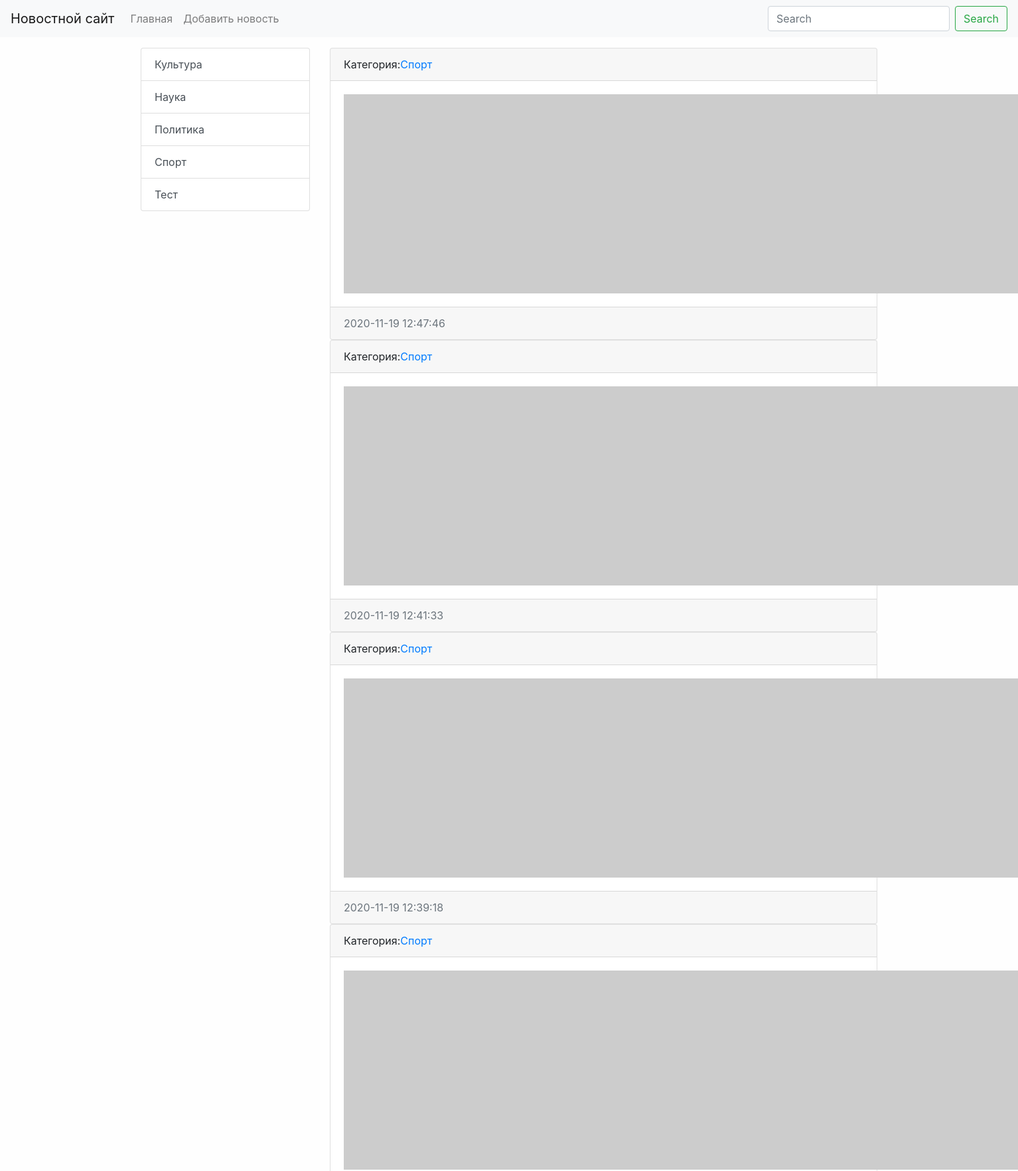
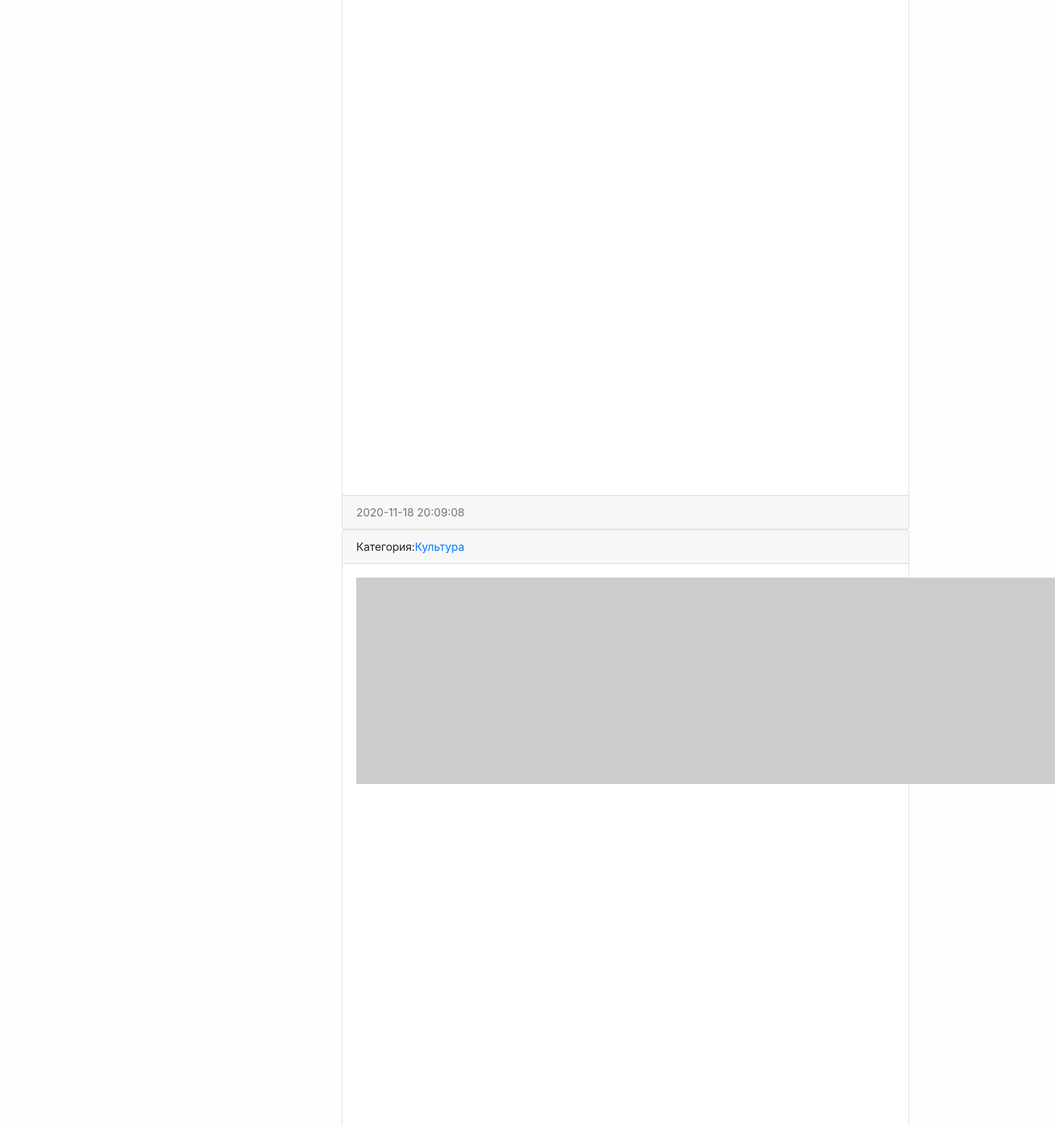
The page / (upper part) on the database its author committed (2 pictures, top to bottom).
### news/models.py (models this page shows, shortened)
class Category(models.Model):
    title = models.CharField(max_length=150, db_index=True)
    def get_absolute_url(self):
        return reverse('category', kwargs={'category_id': self.pk})
    def __str__(self):
        return self.title
    class Meta:
        verbose_name = 'Категория'
        verbose_name_plural = 'Категории'
        ordering = ['title']

class News(models.Model):
    title = models.CharField(max_length=150, verbose_name='Наименование')
    content = models.TextField(blank=True, verbose_name='Контент')
    created_at = models.DateTimeField(auto_now_add=True, verbose_name='Создано')
    updated_at = models.DateTimeField(auto_now=True, verbose_name='Обновлено')
    photo = models.ImageField(upload_to='photo/%Y/%m/%d/', verbose_name='Фото', blank=True)
    is_published = models.BooleanField(default=True, verbose_name='Опубликовано')
    category = models.ForeignKey('Category', on_delete=models.PROTECT,  verbose_name='Категория')
    view = models.IntegerField(default=0)
    def get_absolute_url(self):
        return reverse('view_news', kwargs={'pk': self.pk})
    class Meta:
        verbose_name = 'Новость'
        verbose_name_plural = 'Новости'
        ordering = ['-created_at']

### news/views.py (the view)
# urls.py: path('',HomeNews.as_view(), name='home'),
class HomeNews(ListView):
    model = News
    template_name = 'news/home_news_list.html'
    context_object_name = 'news'
    def get_context_data(self, *, object_list=None, **kwargs):
        context = super().get_context_data(**kwargs)
        context['title'] = 'Главная страница'
        return context
    def get_queryset(self):
        return News.objects.filter(is_published=True)

### news/templatetags/news_tags.py (called while the page is built)
@register.simple_tag(name='get_list_categories')
def get_categories():
    return Category.objects.all()

@register.inclusion_tag('news/list_categories.html')
def show_categories():
    categories = Category.objects.all()
    return {'categories': categories}

### news/templates/news/home_news_list.html (shortened to what this page needs)
{% extends 'base.html' %}
{% block sitebar %}
{% include 'inc/_sidebar.html' %}
{% endblock %}
{% block content %}
{% for item in news %}
<div class="card bm-3">
  <div class="card-header">
    Категория:<a href="{{ item.category.get_absolute_url }}">{{ item.category }}</a>
  </div>
  <div class="card-body">
    <div class="media">
      {% if item.photo %}
      <img src="{{ item.photo.url }}" alt="" width="300" class="mr-3">
      {% else %}
      <img src="https://picsum.photos/id/1060/300/235/?blur=2" alt="" class="mr-3">
      {% endif %}
    </div>
  </div>
  <div class="card-footer text-muted">
    {{ item.created_at|date:"Y-m-d H:i:s" }}
  </div>
</div>
{% endfor %}
{% endblock %}

### news/templates/news/list_categories.html
<div class="list-group">
  {% for item in categories %}
  <a href=" {{ item.get_absolute_url }}" class="list-group-item list-group-item-action">{{ item.title }}</a>
  {% endfor %}
</div>

### mysite/static/css/style.css (style rules this page uses)
body { background-color: #fefefe; }

### rows shown on the page
Category: title "Культура"
Category: title "Наука"
Category: title "Политика"
Category: title "Спорт"
Category: title "Тест"
News: category "Спорт", created_at "2020-11-19 12:47:46"
News: category "Спорт", created_at "2020-11-19 12:41:33"
News: category "Спорт", created_at "2020-11-19 12:39:18"
News: category "Спорт", created_at "2020-11-18 20:09:08"
News: category "Культура"
